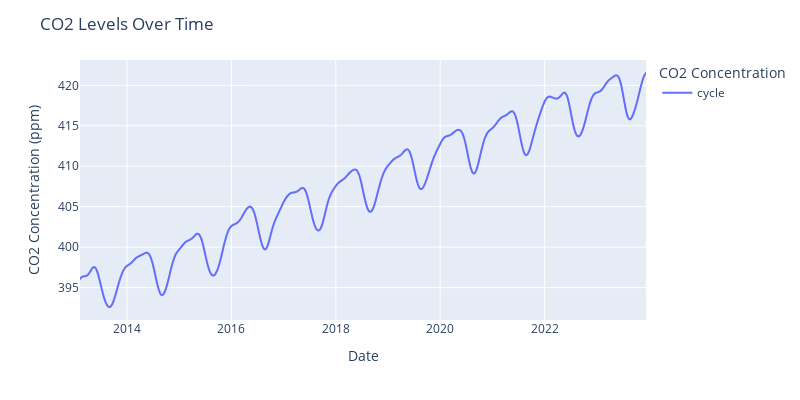

Notebook source saved alongside this figure:
### Markdown cell above
## Line Plot


- The line plot shows the variation in gas levels over the dates. It helps identify any noticeable trends.

### Code cell
# Line plot - CO2

fig = px.line(df3_co2, x='date', y=['cycle'], labels={'variable': 'CO2 Concentration', 'value': 'Concentration'})
fig.update_layout(title='CO2 Levels Over Time', xaxis_title='Date', yaxis_title='CO2 Concentration (ppm)')
fig.update_layout(width=800, height=400)
fig.show()

### Figure 1 — Plotly figure (JSON) as saved in the notebook; plotly's stock layout.template omitted (floating-point values rounded to 4 significant figures; data arrays with more than 128 entries replaced by an {"elided": "..."} marker saying what was removed)
{"data": [{"hovertemplate": "CO2 Concentration=cycle<br>date=%{x}<br>Concentration=%{y}<extra></extra>", "legendgroup": "cycle", "line": {"color": "#636efa", "dash": "solid"}, "marker": {"symbol": "circle"}, "mode": "lines", "name": "cycle", "showlegend": true, "type": "scattergl", "x": {"elided": "3961 str values"}, "xaxis": "x", "y": {"elided": "3961 float values"}, "yaxis": "y"}], "layout": {"height": 400, "legend": {"title": {"text": "CO2 Concentration"}, "tracegroupgap": 0}, "margin": {"t": 60}, "title": {"text": "CO2 Levels Over Time"}, "width": 800, "xaxis": {"anchor": "y", "domain": [0, 1], "title": {"text": "Date"}}, "yaxis": {"anchor": "x", "domain": [0, 1], "title": {"text": "CO2 Concentration (ppm)"}}}}
